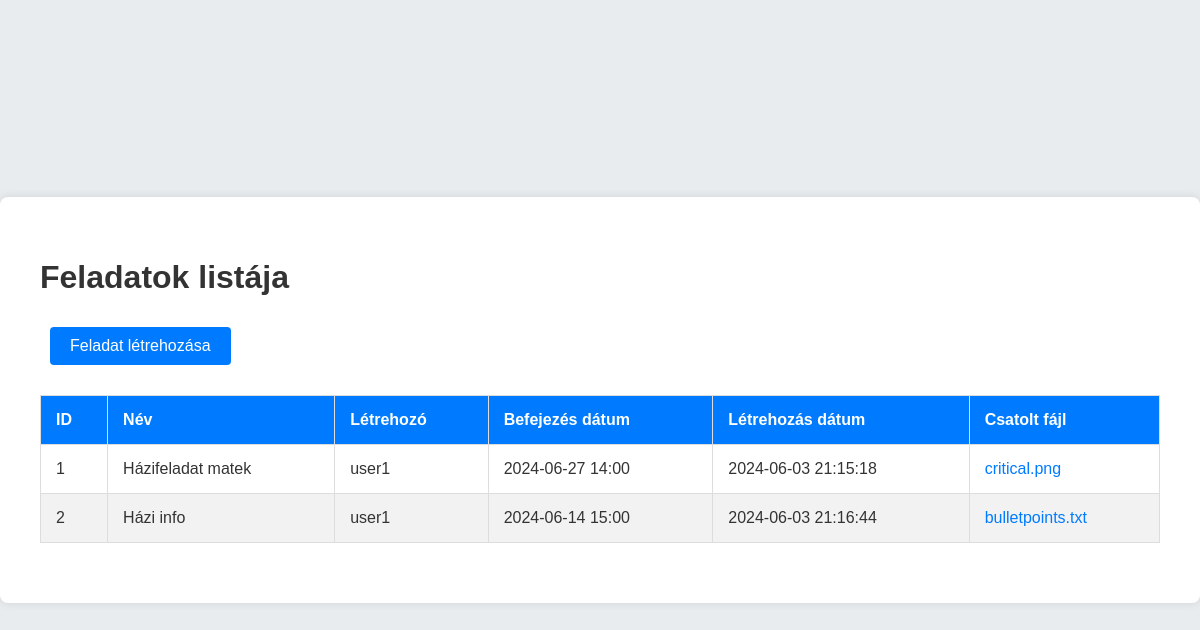
/page/page/task_page.php (signed in), run on the app's committed database.
### tables this page shows
CREATE TABLE tasks (
            id INTEGER PRIMARY KEY AUTOINCREMENT,
            task_name TEXT,
            created_by TEXT,
            due_date DATETIME,
            created_at DATETIME DEFAULT CURRENT_TIMESTAMP,
            attached_file_name TEXT
        );

### page/page/task_page.php (the view, shortened to what this page needs)
<?php
$db = new PDO('sqlite:../../tmp/v2_database.db');
$query = "SELECT * FROM tasks WHERE created_by LIKE '" . htmlspecialchars($_SESSION['username']) . "';";
$params = [];
$stmt = $db->prepare($query);
$stmt->execute($params);
$tasks = $stmt->fetchAll(PDO::FETCH_ASSOC);
?>
<!DOCTYPE html>
<html lang="en">
<head>
    <link rel="stylesheet" href="styles.css">
</head>
<body>
	<div class="admin-container">
	<div class="admin-box">
    <h1>Feladatok listája</h1>
	<form action="create_task_page.php" method="post">
			<button type="submit">Feladat létrehozása</button>
		</form>
    <table>
        <thead>
            <tr>
                <th>ID</th>
                <th>Név</th>
                <th>Létrehozó</th>
                <th>Befejezés dátum</th>
                <th>Létrehozás dátum</th>
                <th>Csatolt fájl</th>
            </tr>
        </thead>
        <tbody>
            <?php foreach ($tasks as $task): ?>
                <tr>
                    <td><?= htmlspecialchars($task['id']) ?></td>
                    <td><?= htmlspecialchars($task['task_name']) ?></td>
                    <td><?= htmlspecialchars($task['created_by']) ?></td>
                    <td><?= str_replace('T', ' ', htmlspecialchars($task['due_date'])); ?></td>
                    <td><?= htmlspecialchars($task['created_at']) ?></td>
                    <td><a href="download.php?file=<?= urlencode($task['attached_file_name']) ?>"><?= htmlspecialchars($task['attached_file_name']) ?></a></td>
                </tr>
            <?php endforeach; ?>
        </tbody>
    </table>
	</div>
	</div>
</body>
</html>

### page/page/styles.css (style rules this page uses)
body { font-family: 'Arial', sans-serif; background-color: #f0f2f5; color: #333; margin: 0; padding: 0; }
h1, h2, h3 { color: #333; }
a { color: #007bff; text-decoration: none; }
.admin-container { display: flex; justify-content: center; align-items: center; height: 100vh; background-color: #e9ecef; }
.admin-box { background-color: #fff; padding: 40px; border-radius: 8px; box-shadow: 0 0 10px rgba(0, 0, 0, 0.1); width: 99vw; }
input[type=button], input[type=submit], input[type=reset], button { padding: 10px 20px; background-color: #007bff; color: #fff; border: none; border-radius: 4px; font-size: 16px; cursor: pointer; margin: 10px; }
table { width: 100%; border-collapse: collapse; margin: 20px 0; }
table, th, td { border: 1px solid #ddd; }
th, td { padding: 15px; text-align: left; }
th { background-color: #007bff; color: white; }
tr:nth-child(even) { background-color: #f2f2f2; }
form { margin: 20px 0; }

### data on the page
tasks: id "1", task_name "Házifeladat matek", created_by "user1", due_date "2024-06-27 14:00", created_at "2024-06-03 21:15:18", attached_file_name "critical.png"
tasks: id "2", task_name "Házi info", created_by "user1", due_date "2024-06-14 15:00", created_at "2024-06-03 21:16:44", attached_file_name "bulletpoints.txt"
